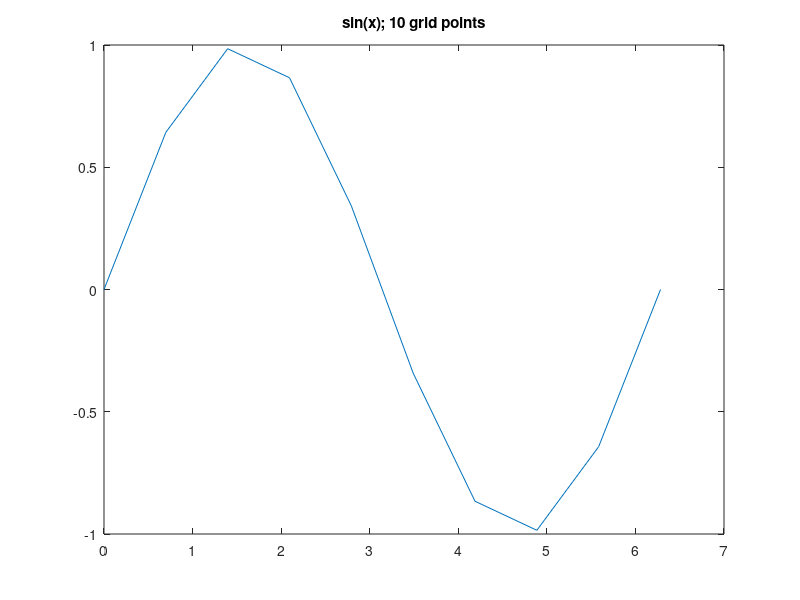
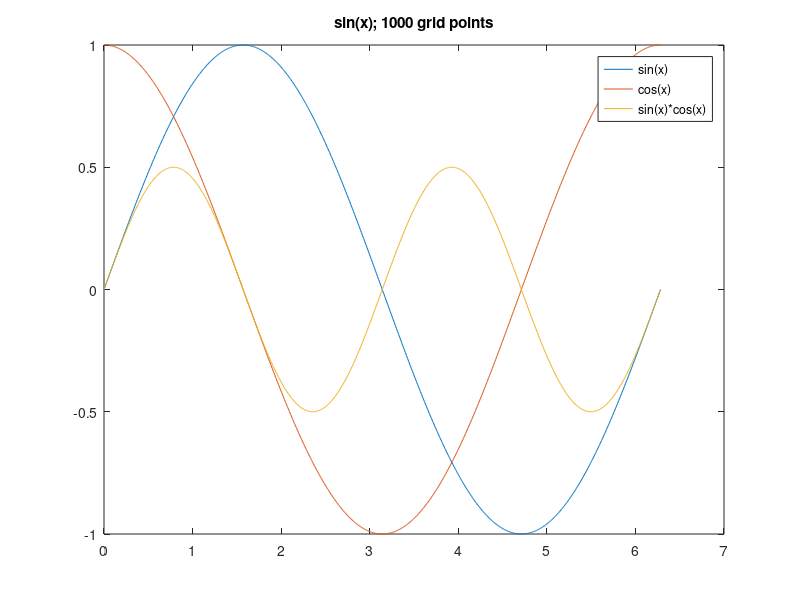
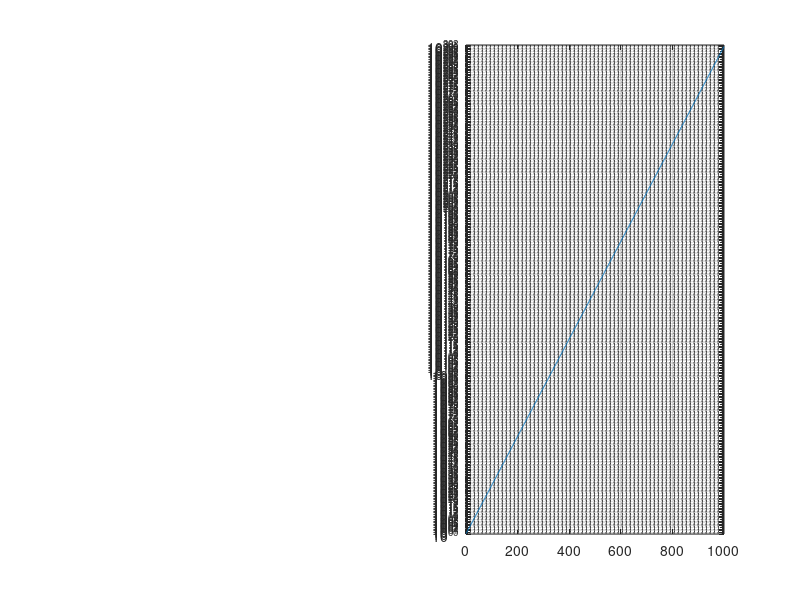

MATLAB code for these plots, in order:
clear, close all;
clc;

%//////////////////////////////////////////////////////////
% EXAMPLE 1: how to plot a sine function
% plot a sinusoidal function from 0 to 2*pi using
% 10 grid points
%//////////////////////////////////////////////////////////
n = 10;                % number of points
x = 0:2*pi/(n-1):2*pi; % compute x values
y = sin(x);            % compute sine of x values

% create figure and plot y versus x
figure(), plot(x,y);
title('sin(x); 10 grid points'); % add title to your plot




%//////////////////////////////////////////////////////////
% EXAMPLE 2: how to plot multiple sine and cosine functions
% from 0 to 2*pi in a single figure
%//////////////////////////////////////////////////////////
n = 1000;              % number of points
x = 0:2*pi/(n-1):2*pi; % create x coordinates
y1 = sin(x);           % fist signal
y2 = cos(x);           % second signal
y3 = cos(x).*sin(x);   % third signal

% create figure and plot y1
figure(), plot(x,y1);

% to add multiple plots to a single figure use the "hold on"
% and "hold off" commands; this will not overwrite the first
% plot with all successive plots;
hold on; % <-- we start adding new plots
plot(x,y2);
plot(x,y3);
legend('sin(x)', 'cos(x)', 'sin(x)*cos(x)'); % adding a legend
hold off; % <-- we are done with adding plots
title('sin(x); 1000 grid points');           % adding a title




%//////////////////////////////////////////////////////////
% EXAMPLE 3: log scale plots; sometimes (e.g., if the values
% of your function have a large range) it is useful to plot
% your signal in a semi-logarithmic or even a log-log
% scale; this example will show you how to do this
%//////////////////////////////////////////////////////////
n = 1000;          % number of points
id = zeros(n,1);   % vector to store index of points
y  = zeros(n,1);   % vector to store the values

% compute vector entries in a for loop
for i = 1 : n
	id(i) = i;
	y(i) = 2^i;  % set the vector entries
end

% below we will compare a standard plot against a
% semi-logarithmic plot; we use the same figure, and
% display the values of y next to each other; this can
% be achieved by using the subplot command;
figure(),
subplot(1,2,1), plot(id,y); title('y = 2^k'); grid on;
subplot(1,2,2), semilogy(id,y); title('y = 2^k in logarithmic scale'); grid on;




%######################################################
% This code is part of the Matlab-based toolbox
% Ax=b --- Linear Algebra Toolkit
% For details see https://github.com/andreasmang/linalg
%######################################################
